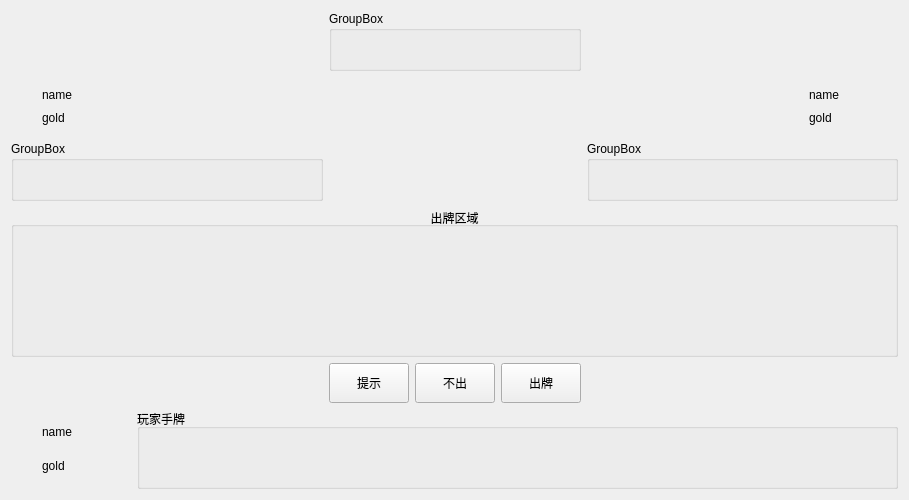
<?xml version="1.0" encoding="UTF-8"?>
<ui version="4.0">
 <class>LandlordUI</class>
 <widget class="QWidget" name="LandlordUI">
  <property name="geometry">
   <rect>
    <x>0</x>
    <y>0</y>
    <width>909</width>
    <height>500</height>
   </rect>
  </property>
  <property name="windowTitle">
   <string>Form</string>
  </property>
  <property name="styleSheet">
   <string notr="true"/>
  </property>
  <layout class="QGridLayout" name="gridLayout">
   <item row="1" column="1" colspan="3">
    <spacer name="horizontalSpacer">
     <property name="orientation">
      <enum>Qt::Horizontal</enum>
     </property>
     <property name="sizeHint" stdset="0">
      <size>
       <width>636</width>
       <height>20</height>
      </size>
     </property>
    </spacer>
   </item>
   <item row="3" column="0" rowspan="2" colspan="5">
    <widget class="QGroupBox" name="groupBox_out">
     <property name="minimumSize">
      <size>
       <width>0</width>
       <height>150</height>
      </size>
     </property>
     <property name="title">
      <string>出牌区域</string>
     </property>
     <property name="alignment">
      <set>Qt::AlignCenter</set>
     </property>
    </widget>
   </item>
   <item row="6" column="0">
    <widget class="QWidget" name="horizontalWidget" native="true">
     <property name="maximumSize">
      <size>
       <width>120</width>
       <height>150</height>
      </size>
     </property>
     <layout class="QHBoxLayout" name="horizontalLayout">
      <item>
       <widget class="QLabel" name="label_head">
        <property name="text">
         <string/>
        </property>
        <property name="pixmap">
         <pixmap resource="../../imgage.qrc">:/img/wang.jpg</pixmap>
        </property>
        <property name="scaledContents">
         <bool>true</bool>
        </property>
       </widget>
      </item>
      <item>
       <layout class="QVBoxLayout" name="verticalLayout">
        <item>
         <widget class="QLabel" name="label_name">
          <property name="minimumSize">
           <size>
            <width>80</width>
            <height>0</height>
           </size>
          </property>
          <property name="text">
           <string>name</string>
          </property>
         </widget>
        </item>
        <item>
         <widget class="QLabel" name="label_gold">
          <property name="text">
           <string>gold</string>
          </property>
         </widget>
        </item>
       </layout>
      </item>
     </layout>
    </widget>
   </item>
   <item row="6" column="1" colspan="4">
    <widget class="QGroupBox" name="groupBox_player1">
     <property name="minimumSize">
      <size>
       <width>300</width>
       <height>80</height>
      </size>
     </property>
     <property name="title">
      <string>玩家手牌</string>
     </property>
    </widget>
   </item>
   <item row="2" column="3" colspan="2">
    <widget class="QGroupBox" name="groupBox_player3">
     <property name="minimumSize">
      <size>
       <width>0</width>
       <height>60</height>
      </size>
     </property>
     <property name="title">
      <string>GroupBox</string>
     </property>
    </widget>
   </item>
   <item row="2" column="0" colspan="2">
    <widget class="QGroupBox" name="groupBox_player2">
     <property name="minimumSize">
      <size>
       <width>0</width>
       <height>60</height>
      </size>
     </property>
     <property name="title">
      <string>GroupBox</string>
     </property>
    </widget>
   </item>
   <item row="1" column="0">
    <widget class="QWidget" name="horizontalWidget_2" native="true">
     <property name="maximumSize">
      <size>
       <width>120</width>
       <height>120</height>
      </size>
     </property>
     <layout class="QHBoxLayout" name="horizontalLayout_2">
      <item>
       <widget class="QLabel" name="label_head_2">
        <property name="text">
         <string/>
        </property>
        <property name="pixmap">
         <pixmap resource="../../imgage.qrc">:/img/poker_b/b_bigtag_4.png</pixmap>
        </property>
        <property name="scaledContents">
         <bool>true</bool>
        </property>
       </widget>
      </item>
      <item>
       <layout class="QVBoxLayout" name="verticalLayout_2">
        <item>
         <widget class="QLabel" name="label_name_2">
          <property name="minimumSize">
           <size>
            <width>80</width>
            <height>0</height>
           </size>
          </property>
          <property name="text">
           <string>name</string>
          </property>
         </widget>
        </item>
        <item>
         <widget class="QLabel" name="label_gold_2">
          <property name="text">
           <string>gold</string>
          </property>
         </widget>
        </item>
       </layout>
      </item>
     </layout>
    </widget>
   </item>
   <item row="1" column="4">
    <widget class="QWidget" name="horizontalWidget_3" native="true">
     <property name="maximumSize">
      <size>
       <width>120</width>
       <height>120</height>
      </size>
     </property>
     <layout class="QHBoxLayout" name="horizontalLayout_3">
      <item>
       <widget class="QLabel" name="label_head_3">
        <property name="text">
         <string/>
        </property>
        <property name="pixmap">
         <pixmap resource="../../imgage.qrc">:/img/poker_b/b_bigtag_4.png</pixmap>
        </property>
        <property name="scaledContents">
         <bool>true</bool>
        </property>
       </widget>
      </item>
      <item>
       <layout class="QVBoxLayout" name="verticalLayout_3">
        <item>
         <widget class="QLabel" name="label_name_3">
          <property name="minimumSize">
           <size>
            <width>80</width>
            <height>0</height>
           </size>
          </property>
          <property name="text">
           <string>name</string>
          </property>
         </widget>
        </item>
        <item>
         <widget class="QLabel" name="label_gold_3">
          <property name="text">
           <string>gold</string>
          </property>
         </widget>
        </item>
       </layout>
      </item>
     </layout>
    </widget>
   </item>
   <item row="5" column="2">
    <layout class="QHBoxLayout" name="horizontalLayout_4">
     <item>
      <widget class="QPushButton" name="pushButton_Hint">
       <property name="minimumSize">
        <size>
         <width>0</width>
         <height>40</height>
        </size>
       </property>
       <property name="text">
        <string>提示</string>
       </property>
      </widget>
     </item>
     <item>
      <widget class="QPushButton" name="pushButton_NoOut">
       <property name="minimumSize">
        <size>
         <width>0</width>
         <height>40</height>
        </size>
       </property>
       <property name="text">
        <string>不出</string>
       </property>
      </widget>
     </item>
     <item>
      <widget class="QPushButton" name="pushButton_Out">
       <property name="minimumSize">
        <size>
         <width>0</width>
         <height>40</height>
        </size>
       </property>
       <property name="text">
        <string>出牌</string>
       </property>
      </widget>
     </item>
    </layout>
   </item>
   <item row="0" column="2">
    <widget class="QGroupBox" name="groupBox_bottom">
     <property name="minimumSize">
      <size>
       <width>0</width>
       <height>60</height>
      </size>
     </property>
     <property name="title">
      <string>GroupBox</string>
     </property>
    </widget>
   </item>
  </layout>
 </widget>
 <resources>
  <include location="../../imgage.qrc"/>
 </resources>
 <connections/>
</ui>
